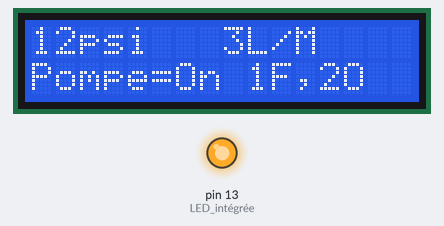
This sketch was run on a simulated Arduino Uno, built with avr-gcc and run on an emulated ATmega328P. Parts: 16×2 character LCD, output pins drawn as LEDs (lit = HIGH).

Above: at 0.1 s.
At 8.1 s:
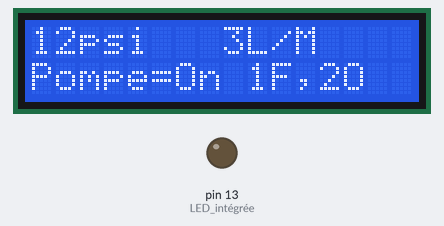
Timing chart, 0 to 129.6 s (numbered marks = the images above):
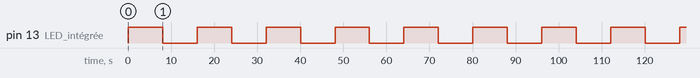

The sketch:

ctl_pompe_v1.ino
```cpp
// Test LCD + Blink pour Arduino UNO R4 Minima
#include <LiquidCrystal.h>
LiquidCrystal lcd(12, 11, 5, 4, 3, 2); // RS, E, D4, D5, D6, D7

void setup() {
  lcd.begin(16, 2);
  lcd.setCursor(0, 0);
  lcd.print("12psi   3L/M");
  lcd.setCursor(0, 1);
  lcd.print("Pompe=On 1F,2O");
  pinMode(LED_BUILTIN, OUTPUT); // LED intégrée
}

void loop() {
  digitalWrite(LED_BUILTIN, HIGH); // allume la LED
  delay(8000);
  digitalWrite(LED_BUILTIN, LOW);  // éteint la LED
  delay(8000);
}
```

Measured:
- by itself, pin 13 (LED_intégrée): alternates HIGH for 8.0 s and LOW for 8.0 s
